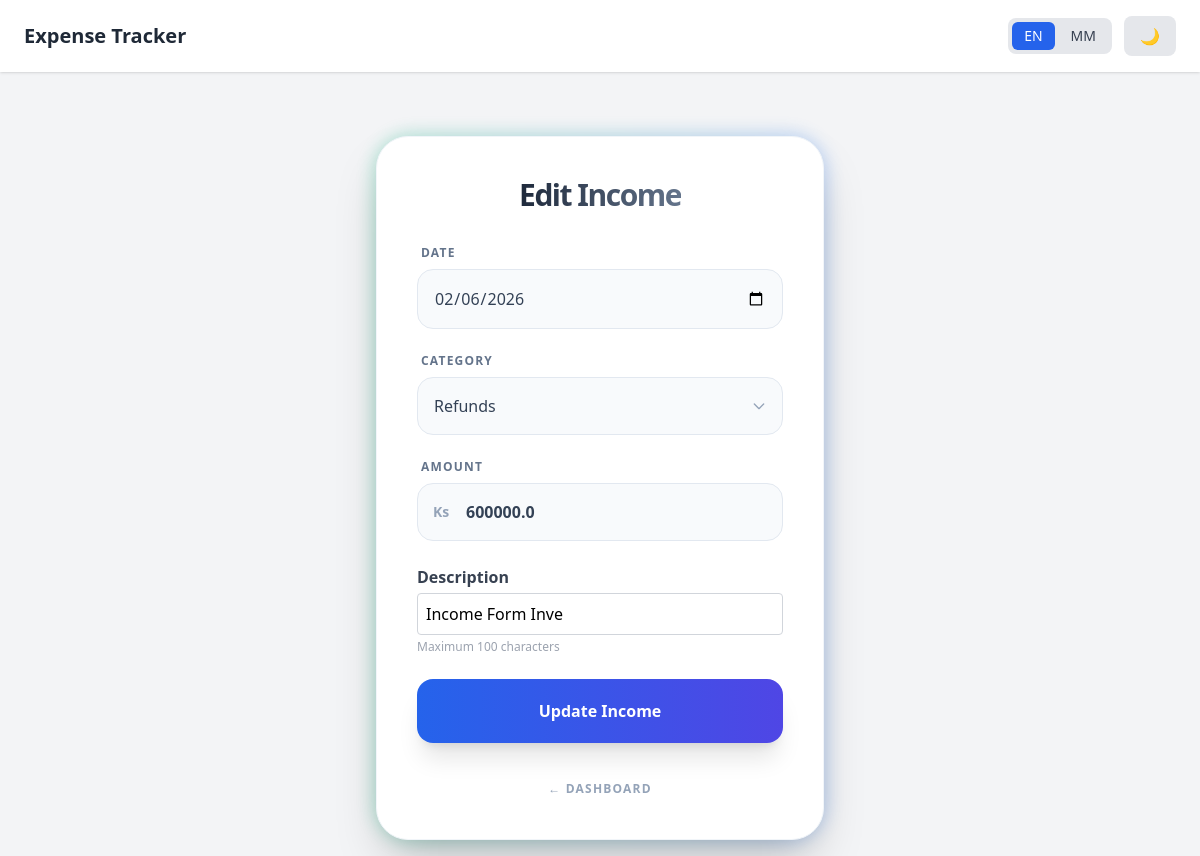
The app's page /edit_income/19 (signed in) with its own data.
### tables this page shows
CREATE TABLE income(
        id INTEGER PRIMARY KEY AUTOINCREMENT,
        user_id INTEGER,
        date TEXT,
        category TEXT,
        amount REAL,
        description TEXT,
        FOREIGN KEY(user_id) REFERENCES users(id)
    );

### app.py (the view, shortened to what this page needs)
@app.route("/edit_income/<int:income_id>", methods=["GET", "POST"])
def edit_income(income_id):
    if "user_id" not in session:
        return redirect(url_for("login"))
    conn = sqlite3.connect(DB_NAME)
    conn.row_factory = sqlite3.Row  # Column name ဖြင့် data ခေါ်ယူနိုင်ရန်
    cursor = conn.cursor()
    cursor.execute(
        "SELECT date, category, amount, description FROM income WHERE id=? AND user_id=?",
        (income_id, session["user_id"])
    )
    record = cursor.fetchone()
    conn.close()
    if not record:
        flash("Record not found!", "danger")
        return redirect(url_for("dashboard"))
    current_form_data = {
        'date': record['date'],
        'category': record['category'],
        'amount': record['amount'],
        'description': record['description']
    }
    return render_template(
        "income_form.html",
        categories=INCOME_CATEGORIES,
        form_data=current_form_data,
        mode="edit",
        income_id=income_id
    )

### app.py (called while the page is built, shortened)
def t(key, is_user_data=False):
    lang = session.get('language', 'en')
    if is_user_data and key:
        if lang == 'mm':
            try:
                return translator.translate(key, dest='my').text
            except:
                return key
        return key
    translated = LANGUAGES.get(lang, LANGUAGES['en']).get(key)
    if translated:
        return translated

@app.context_processor
def inject_translate():
    return dict(t=t)

### templates/income_form.html (shortened to what this page needs)
{% extends "base.html" %}
{% block content %}
<div class="max-w-md mx-auto mt-12 relative group">
    <div class="relative bg-white dark:bg-slate-900 p-8 md:p-10 rounded-[2rem] shadow-2xl border border-slate-100 dark:border-slate-800">
        <h1 class="text-3xl font-black text-center tracking-tighter mb-8">
            <span class="text-transparent bg-clip-text bg-gradient-to-r from-slate-800 to-slate-500 dark:from-white dark:to-slate-400">
            </span>
        </h1>
        <form method="POST" class="space-y-6">
            <div class="flex flex-col space-y-2">
                <label class="text-xs font-black uppercase tracking-widest text-slate-500 ml-1">{{ t("date") }}</label>
                <input type="date" name="date" required
                    value="{{ form_data.date if form_data else current_date }}"
                    class="w-full p-4 bg-slate-50 dark:bg-slate-800/50 border border-slate-200 dark:border-slate-700 rounded-2xl focus:outline-none focus:ring-2 focus:ring-emerald-500/50 focus:border-emerald-500 transition-all text-slate-700 dark:text-slate-200">
            </div>
            <div class="flex flex-col space-y-2">
                <label class="text-xs font-black uppercase tracking-widest text-slate-500 ml-1">{{ t("category") }}</label>
                <div class="relative">
                    <select name="category" required
                        class="w-full p-4 bg-slate-50 dark:bg-slate-800/50 border border-slate-200 dark:border-slate-700 rounded-2xl focus:outline-none focus:ring-2 focus:ring-emerald-500/50 focus:border-emerald-500 transition-all appearance-none text-slate-700 dark:text-slate-200">
                        {% for cat in categories %}
                            <option value="{{ cat }}"
                                {% if form_data and form_data.category == cat %}selected{% endif %}>
                                {{ t(cat) }}
                            </option>
                        {% endfor %}
                    </select>
                    <div class="absolute right-4 top-1/2 -translate-y-1/2 pointer-events-none">
                    </div>
                </div>
            </div>
            <div class="flex flex-col space-y-2">
                <label class="text-xs font-black uppercase tracking-widest text-slate-500 ml-1">{{ t("amount") }}</label>
                <div class="relative">
                    <input type="number" step="0.01" name="amount" required
                        value="{{ form_data.amount if form_data else '' }}"
                        placeholder="{{ t('amount_placeholder') }}"
                        class="w-full p-4 pl-12 bg-slate-50 dark:bg-slate-800/50 border border-slate-200 dark:border-slate-700 rounded-2xl focus:outline-none focus:ring-2 focus:ring-emerald-500/50 focus:border-emerald-500 transition-all text-slate-700 dark:text-slate-200 font-bold">
                    <span class="absolute left-4 top-1/2 -translate-y-1/2 text-slate-400 font-bold text-sm">Ks</span>
                </div>
            </div>
              <div class="flex flex-col">
      <label class="text-gray-700 font-semibold mb-1">{{ t("description") }}</label>
      <input type="text" name="description"
        value="{{ t((form_data|default({})).get('description', ''), is_user_data=True) }}"
        placeholder="{{ t('description_placeholder') }}"
        class="p-2 border border-gray-300 rounded focus:outline-none focus:ring-2 focus:ring-red-400">
      <p class="text-xs text-gray-400 mt-1">{{ t("description_hint") }}</p>
    </div>
            <button type="submit"
                class="w-full py-5 rounded-2xl font-black text-white shadow-xl transform transition-all active:scale-[0.98]
                {% if mode == 'edit' %}
                    bg-gradient-to-r from-blue-600 to-indigo-600 hover:shadow-blue-500/25
                {% else %}
                    bg-gradient-to-r from-emerald-600 to-teal-600 hover:shadow-emerald-500/25
                {% endif %}">
                {% if mode == "edit" %}
                    {{ t("update_income_btn") }}
                {% else %}
                    {{ t("add_income_btn") }}
                {% endif %}
            </button>
        </form>
        <div class="mt-8 text-center">
            <a href="{{ url_for('dashboard') }}"
               class="text-xs font-black uppercase tracking-widest text-slate-400 hover:text-blue-500 transition-colors">
               ← {{ t("back_dashboard") }}
            </a>
        </div>
    </div>
</div>
{% endblock %}

### records on screen
income: date "02/06/2026", category "Refunds", amount "600000.0", description "Income Form Inve"

### other values on screen
{{ t("app_title") }} "Expense Tracker"
{{ t("date") }} "DATE"
{{ t("category") }} "CATEGORY"
{{ t("amount") }} "AMOUNT"
{{ t("description") }} "Description"
{{ t("description_hint") }} "Maximum 100 characters"
{{ t("update_income_btn") }} "Update Income"
{{ t("back_dashboard") }} "DASHBOARD"
